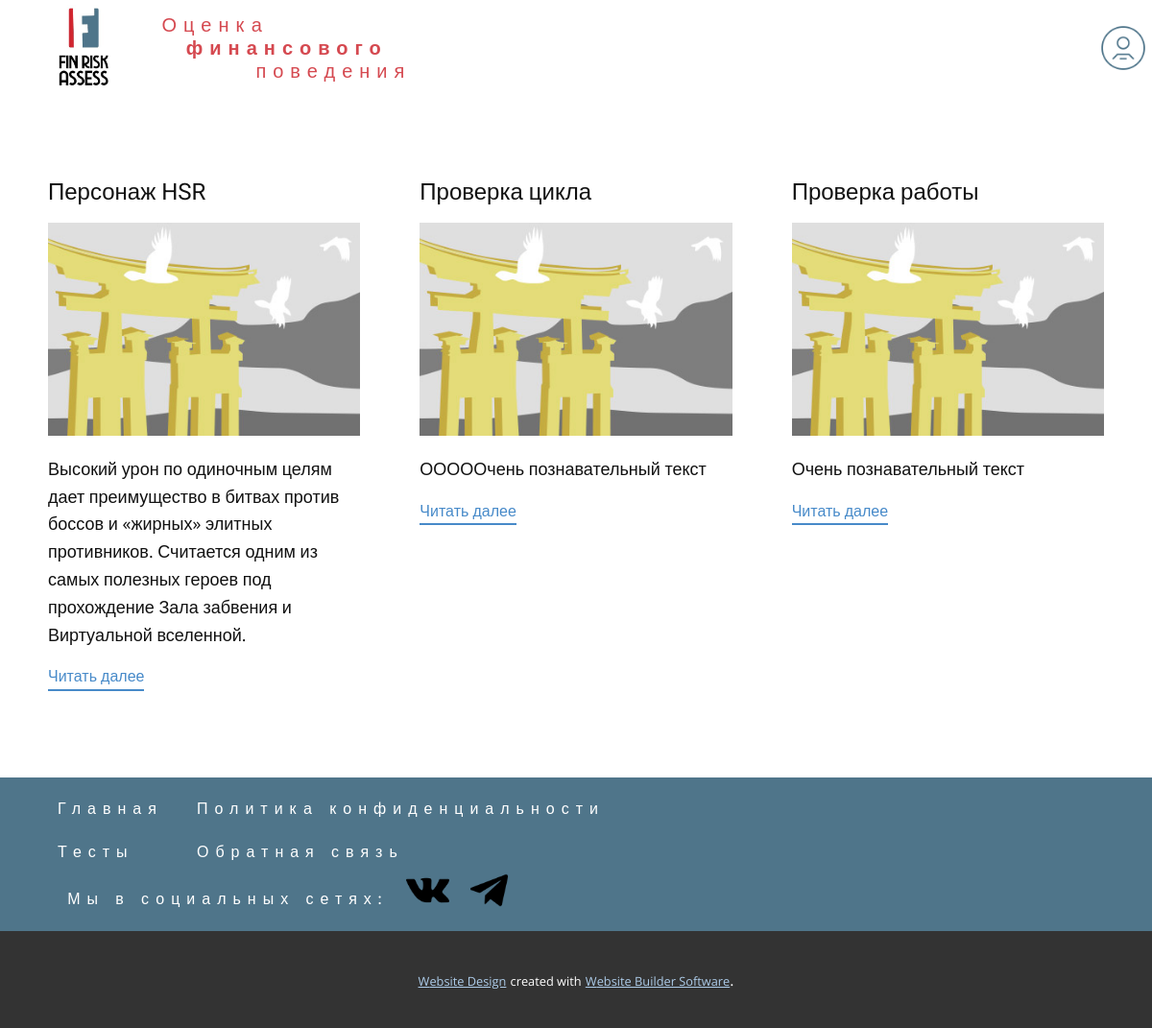
Screenshot of /blog/ with the database file from the repository.
### blog/models.py (models this page shows, shortened)
class Articles(models.Model):
    title = models.CharField('Название', max_length=50)
    anons = models.CharField('Анонс', max_length=250)
    full_text = models.TextField('Текст')
    date = models.DateTimeField('Дата публикации')
    class Meta:
        verbose_name = "Новость"
        verbose_name_plural = "Новости"

### blog/views.py (the view)
# urls.py: path('', views.blog_home, name='blog_home'),
def blog_home(request):
    blog = Articles.objects.order_by('-date')
    return render(request, 'main/blog.html', {'blog': blog})

### main/templates/main/blog.html (shortened to what this page needs)
{% load static %}
<!DOCTYPE html>
<html style="font-size: 16px;" lang="ru"><head>
    <link rel="stylesheet" href="{% static 'main/css/nicepage.css' %}" media="screen">
<link rel="stylesheet" href="{% static 'main/css/Blog-Template.css' %}" media="screen">
  <meta data-intl-tel-input-cdn-path="intlTelInput/"></head>
  <body data-path-to-root="./" data-include-products="false" class="u-body u-xl-mode" data-lang="ru"><header class="u-clearfix u-header u-white u-header" id="sec-aa32"><nav class="u-menu u-menu-hamburger u-offcanvas u-menu-1" data-responsive-from="XL" data-submenu-level="on-click">
        <div class="menu-collapse" style="font-size: 1rem; letter-spacing: 0px;">
          <a class="u-button-style u-custom-left-right-menu-spacing u-custom-padding-bottom u-custom-top-bottom-menu-spacing u-file-icon u-nav-link u-text-active-palette-1-base u-text-hover-palette-2-base u-file-icon-1" href="#">
            <img src="{% static 'main/img/2438e946-177a-671b-ee35-7e802d380925.jpg' %}" alt="">
          </a>
        </div>
      </nav><h6 class="u-custom-font u-font-montserrat u-text u-text-custom-color-9 u-text-1">Оценка&nbsp;<br>
        <span style="font-weight: 700;">&nbsp; финансового&nbsp;</span>
        <br>&nbsp; &nbsp; &nbsp; &nbsp; поведения
      </h6><span class="u-file-icon u-icon u-text-custom-color-8 u-icon-1" data-href="../personal_account.html" data-animation-out="0"><img src="{% static 'main/img/user_10976525-336ad330.png' %}" alt=""></span></header>
    <section class="u-clearfix u-section-1" id="sec-343c">
      <div class="u-clearfix u-sheet u-valign-middle u-sheet-1">
        <div class="u-blog u-expanded-width u-blog-1">
          <div class="u-repeater u-repeater-1">
            {% if blog %}
              {% for el in blog %}
                <div class="u-blog-post u-container-style u-repeater-item u-white u-repeater-item-1">
                  <div class="u-container-layout u-similar-container u-valign-top u-container-layout-1">
                    <h4 class="u-blog-control u-text u-text-1">
                      <a class="u-post-header-link" href="../blog/пост.html">{{ el.title }}</a>
                    </h4>
                    <a class="u-post-header-link" href="../blog/пост.html"><img alt="" class="u-blog-control u-expanded-width u-image u-image-default u-image-1" src="{% static 'main/img/8ad73f3c.jpeg' %}"></a>
                    <div class="u-blog-control u-post-content u-text u-text-2 fr-view">{{ el.anons }}</div>
                    <a href="{% url 'blog_detail' el.id %}" class="u-blog-control u-border-2 u-border-no-left u-border-no-right u-border-no-top u-border-palette-1-base u-btn u-btn-rectangle u-button-style u-none u-btn-1">Читать далее</a>
                  </div>
                </div>
              {% endfor %}
            {% else %}
               <p>Нет записей</p>>
            {% endif %}
          </div>
        </div>
      </div>
    </section>
    <footer class="u-align-center u-clearfix u-custom-color-8 u-footer u-footer" id="sec-17ca"><div class="u-clearfix u-sheet u-sheet-1">
        <a href="../home.html" class="u-border-active-palette-2-base u-border-hover-palette-1-base u-border-none u-btn u-button-style u-custom-font u-font-montserrat u-none u-text-white u-btn-1">Главная</a>
        <a href="https://nicepage.app" class="u-border-active-palette-2-base u-border-hover-palette-1-base u-border-none u-btn u-button-style u-custom-font u-font-montserrat u-none u-text-white u-btn-2">Политика конфиденциальности</a>
        <a href="../test.html" class="u-border-active-palette-2-base u-border-hover-palette-1-base u-border-none u-btn u-button-style u-custom-font u-font-montserrat u-none u-text-white u-btn-3">Тесты</a>
        <a href="https://nicepage.app" class="u-border-active-palette-2-base u-border-hover-palette-1-base u-border-none u-btn u-button-style u-custom-font u-font-montserrat u-none u-text-white u-btn-4">Обратная связь</a>
        <p class="u-align-justify-lg u-align-justify-md u-align-justify-sm u-align-justify-xs u-custom-font u-font-montserrat u-text u-text-default-lg u-text-default-md u-text-default-sm u-text-default-xs u-text-1">Мы в социальных сетях:&nbsp;</p><span class="u-file-icon u-icon u-icon-1"><img src="{% static 'main/img/free-icon-vk-social-network-logo-25684.png' %}" alt=""></span><span class="u-file-icon u-icon u-icon-2"><img src="{% static 'main/img/free-icon-telegram-4701496.png' %}" alt=""></span>
      </div></footer>
    <section class="u-backlink u-clearfix u-grey-80">
      <a class="u-link" href="https://nicepage.com/website-design" target="_blank">
        <span>Website Design</span>
      </a>
      <p class="u-text">
        <span>created with</span>
      </p>
      <a class="u-link" href="" target="_blank">
        <span>Website Builder Software</span>
      </a>.
    </section>
</body></html>

### main/static/main/css/Blog-Template.css (style rules this page uses)
.u-section-1 .u-sheet-1 { min-height: 561px; }
.u-section-1 .u-blog-1 { margin-top: 60px; margin-bottom: 60px; height: auto; }
.u-section-1 .u-repeater-1 { grid-auto-columns: calc(33.3333% - 14.6667px); grid-template-columns: calc(33.3333% - 14.6667px) calc(33.3333% - 14.6667px) calc(33.3333% - 14.6667px); grid-gap: 22px 22px; min-height: 441px; }
.u-section-1 .u-repeater-item-1 { background-image: none; }
.u-section-1 .u-container-layout-1 { padding: 30px 20px; }
.u-section-1 .u-text-1 { margin-top: 0; margin-bottom: 0; }
.u-section-1 .u-image-1 { height: 222px; margin-top: 17px; margin-bottom: 0; }
.u-section-1 .u-text-2 { margin-top: 20px; margin-bottom: 0; }
.u-section-1 .u-btn-1 { background-image: none; border-style: solid; margin: 17px auto 0 0; padding: 0; }

### rows the page displays
Articles: title "Персонаж HSR", anons "Высокий урон по одиночным целям дает преимущество в битвах против боссов и «жирных» элитных противников. Считается одним из самых полезных героев под прохождение Зала забвения и Виртуальной вселенной."
Articles: title "Проверка цикла", anons "ОООООчень познавательный текст"
Articles: title "Проверка работы", anons "Очень познавательный текст"
